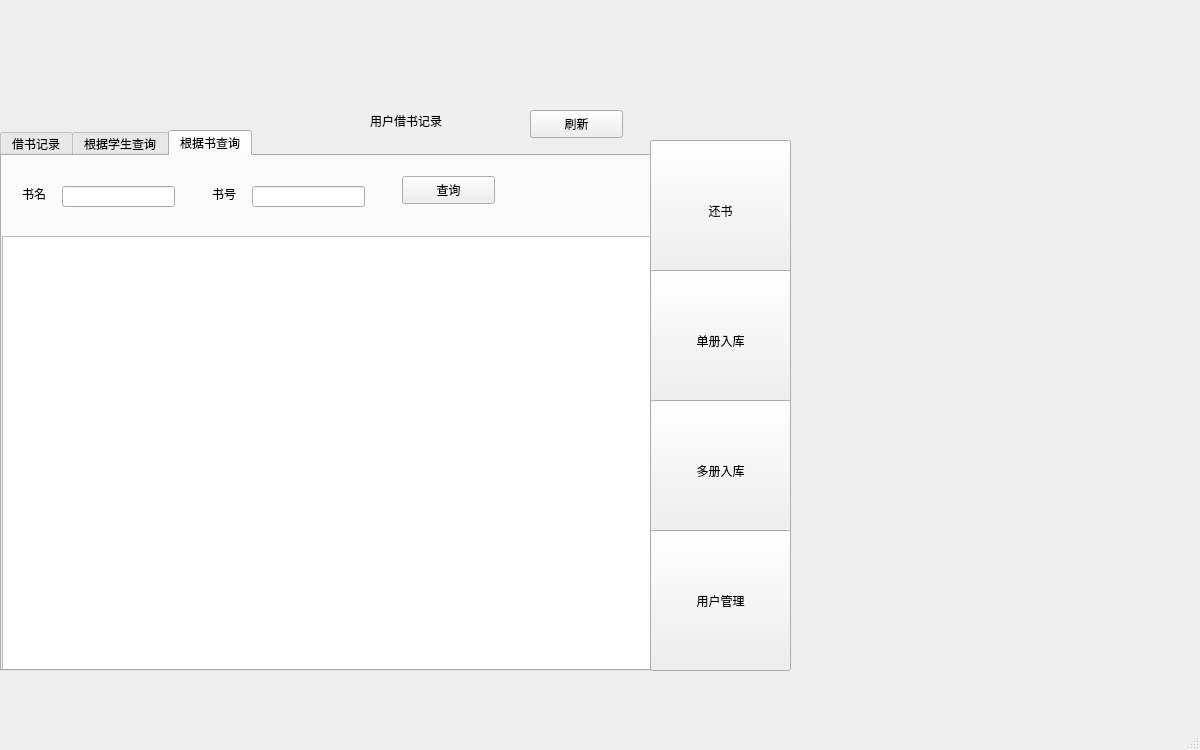
<?xml version="1.0" encoding="UTF-8"?>
<ui version="4.0">
 <class>ManagerMainWindow</class>
 <widget class="QMainWindow" name="ManagerMainWindow">
  <property name="geometry">
   <rect>
    <x>0</x>
    <y>0</y>
    <width>1200</width>
    <height>750</height>
   </rect>
  </property>
  <property name="minimumSize">
   <size>
    <width>1200</width>
    <height>750</height>
   </size>
  </property>
  <property name="maximumSize">
   <size>
    <width>1200</width>
    <height>750</height>
   </size>
  </property>
  <property name="windowTitle">
   <string>MainWindow</string>
  </property>
  <widget class="QWidget" name="centralwidget">
   <widget class="QPushButton" name="ReturnBook">
    <property name="geometry">
     <rect>
      <x>650</x>
      <y>140</y>
      <width>141</width>
      <height>141</height>
     </rect>
    </property>
    <property name="text">
     <string>还书</string>
    </property>
   </widget>
   <widget class="QPushButton" name="SingleInput">
    <property name="geometry">
     <rect>
      <x>650</x>
      <y>270</y>
      <width>141</width>
      <height>141</height>
     </rect>
    </property>
    <property name="text">
     <string>单册入库</string>
    </property>
   </widget>
   <widget class="QPushButton" name="MultiInput">
    <property name="geometry">
     <rect>
      <x>650</x>
      <y>400</y>
      <width>141</width>
      <height>141</height>
     </rect>
    </property>
    <property name="text">
     <string>多册入库</string>
    </property>
   </widget>
   <widget class="QPushButton" name="UserManage">
    <property name="geometry">
     <rect>
      <x>650</x>
      <y>530</y>
      <width>141</width>
      <height>141</height>
     </rect>
    </property>
    <property name="text">
     <string>用户管理</string>
    </property>
   </widget>
   <widget class="QLabel" name="label">
    <property name="geometry">
     <rect>
      <x>370</x>
      <y>90</y>
      <width>191</width>
      <height>61</height>
     </rect>
    </property>
    <property name="styleSheet">
     <string notr="true">font: 14pt &quot;楷体&quot;;</string>
    </property>
    <property name="text">
     <string>用户借书记录</string>
    </property>
   </widget>
   <widget class="QPushButton" name="Update">
    <property name="geometry">
     <rect>
      <x>530</x>
      <y>110</y>
      <width>93</width>
      <height>28</height>
     </rect>
    </property>
    <property name="text">
     <string>刷新</string>
    </property>
   </widget>
   <widget class="QTabWidget" name="tabWidget">
    <property name="geometry">
     <rect>
      <x>0</x>
      <y>130</y>
      <width>651</width>
      <height>541</height>
     </rect>
    </property>
    <property name="toolTip">
     <string>&lt;html&gt;&lt;head/&gt;&lt;body&gt;&lt;p&gt;fd&lt;/p&gt;&lt;/body&gt;&lt;/html&gt;</string>
    </property>
    <property name="currentIndex">
     <number>2</number>
    </property>
    <widget class="QWidget" name="tab_1">
     <attribute name="title">
      <string>借书记录</string>
     </attribute>
     <widget class="QTableWidget" name="tableWidget">
      <property name="geometry">
       <rect>
        <x>0</x>
        <y>0</y>
        <width>651</width>
        <height>531</height>
       </rect>
      </property>
     </widget>
    </widget>
    <widget class="QWidget" name="tab_2">
     <attribute name="title">
      <string>根据学生查询</string>
     </attribute>
     <widget class="QPushButton" name="StuQueryButton">
      <property name="geometry">
       <rect>
        <x>380</x>
        <y>40</y>
        <width>93</width>
        <height>28</height>
       </rect>
      </property>
      <property name="text">
       <string>查询</string>
      </property>
     </widget>
     <widget class="QLineEdit" name="stu_name">
      <property name="geometry">
       <rect>
        <x>70</x>
        <y>40</y>
        <width>113</width>
        <height>21</height>
       </rect>
      </property>
     </widget>
     <widget class="QLineEdit" name="stu_sno">
      <property name="geometry">
       <rect>
        <x>240</x>
        <y>40</y>
        <width>113</width>
        <height>21</height>
       </rect>
      </property>
     </widget>
     <widget class="QLabel" name="label_2">
      <property name="geometry">
       <rect>
        <x>30</x>
        <y>40</y>
        <width>72</width>
        <height>15</height>
       </rect>
      </property>
      <property name="text">
       <string>姓名</string>
      </property>
     </widget>
     <widget class="QLabel" name="label_3">
      <property name="geometry">
       <rect>
        <x>200</x>
        <y>40</y>
        <width>72</width>
        <height>15</height>
       </rect>
      </property>
      <property name="text">
       <string>学号</string>
      </property>
     </widget>
     <widget class="QTableWidget" name="stu_tableWidget">
      <property name="geometry">
       <rect>
        <x>0</x>
        <y>90</y>
        <width>661</width>
        <height>441</height>
       </rect>
      </property>
     </widget>
    </widget>
    <widget class="QWidget" name="tab_3">
     <attribute name="title">
      <string>根据书查询</string>
     </attribute>
     <widget class="QLineEdit" name="bookname">
      <property name="geometry">
       <rect>
        <x>60</x>
        <y>30</y>
        <width>113</width>
        <height>21</height>
       </rect>
      </property>
     </widget>
     <widget class="QLineEdit" name="bookbno">
      <property name="geometry">
       <rect>
        <x>250</x>
        <y>30</y>
        <width>113</width>
        <height>21</height>
       </rect>
      </property>
     </widget>
     <widget class="QLabel" name="label_4">
      <property name="geometry">
       <rect>
        <x>20</x>
        <y>30</y>
        <width>72</width>
        <height>15</height>
       </rect>
      </property>
      <property name="text">
       <string>书名</string>
      </property>
     </widget>
     <widget class="QLabel" name="label_5">
      <property name="geometry">
       <rect>
        <x>210</x>
        <y>30</y>
        <width>72</width>
        <height>15</height>
       </rect>
      </property>
      <property name="text">
       <string>书号</string>
      </property>
     </widget>
     <widget class="QTableWidget" name="book_tableWidget">
      <property name="geometry">
       <rect>
        <x>0</x>
        <y>80</y>
        <width>651</width>
        <height>441</height>
       </rect>
      </property>
     </widget>
     <widget class="QPushButton" name="BookQueryButton">
      <property name="geometry">
       <rect>
        <x>400</x>
        <y>20</y>
        <width>93</width>
        <height>28</height>
       </rect>
      </property>
      <property name="text">
       <string>查询</string>
      </property>
     </widget>
    </widget>
   </widget>
  </widget>
  <widget class="QMenuBar" name="menubar">
   <property name="geometry">
    <rect>
     <x>0</x>
     <y>0</y>
     <width>1200</width>
     <height>26</height>
    </rect>
   </property>
  </widget>
  <widget class="QStatusBar" name="statusbar"/>
 </widget>
 <resources/>
 <connections/>
</ui>
